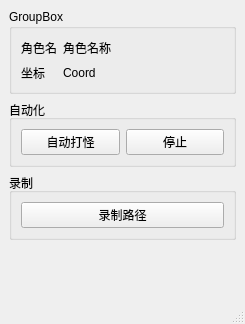
<?xml version="1.0" encoding="UTF-8"?>
<ui version="4.0">
 <class>WoW_Bot</class>
 <widget class="QMainWindow" name="WoW_Bot">
  <property name="geometry">
   <rect>
    <x>0</x>
    <y>0</y>
    <width>245</width>
    <height>324</height>
   </rect>
  </property>
  <property name="windowTitle">
   <string>WoW Bot</string>
  </property>
  <widget class="QWidget" name="centralwidget">
   <layout class="QGridLayout" name="gridLayout">
    <item row="3" column="0">
     <spacer name="verticalSpacer">
      <property name="orientation">
       <enum>Qt::Vertical</enum>
      </property>
      <property name="sizeHint" stdset="0">
       <size>
        <width>20</width>
        <height>40</height>
       </size>
      </property>
     </spacer>
    </item>
    <item row="0" column="0">
     <widget class="QGroupBox" name="groupBox">
      <property name="title">
       <string>GroupBox</string>
      </property>
      <layout class="QGridLayout" name="gridLayout_2">
       <item row="0" column="0">
        <widget class="QLabel" name="label">
         <property name="text">
          <string>角色名</string>
         </property>
        </widget>
       </item>
       <item row="0" column="2">
        <spacer name="horizontalSpacer">
         <property name="orientation">
          <enum>Qt::Horizontal</enum>
         </property>
         <property name="sizeHint" stdset="0">
          <size>
           <width>40</width>
           <height>20</height>
          </size>
         </property>
        </spacer>
       </item>
       <item row="0" column="1">
        <widget class="QLabel" name="playername">
         <property name="text">
          <string>角色名称</string>
         </property>
        </widget>
       </item>
       <item row="1" column="0">
        <widget class="QLabel" name="label_2">
         <property name="text">
          <string>坐标</string>
         </property>
        </widget>
       </item>
       <item row="1" column="1">
        <widget class="QLabel" name="playercoord">
         <property name="text">
          <string>Coord</string>
         </property>
        </widget>
       </item>
      </layout>
     </widget>
    </item>
    <item row="1" column="0">
     <widget class="QGroupBox" name="groupBox_2">
      <property name="title">
       <string>自动化</string>
      </property>
      <layout class="QGridLayout" name="gridLayout_3">
       <item row="0" column="0">
        <widget class="QPushButton" name="autoattack">
         <property name="text">
          <string>自动打怪</string>
         </property>
        </widget>
       </item>
       <item row="0" column="1">
        <widget class="QPushButton" name="stop">
         <property name="text">
          <string>停止</string>
         </property>
        </widget>
       </item>
      </layout>
     </widget>
    </item>
    <item row="2" column="0">
     <widget class="QGroupBox" name="groupBox_3">
      <property name="title">
       <string>录制</string>
      </property>
      <layout class="QGridLayout" name="gridLayout_4">
       <item row="0" column="0">
        <widget class="QPushButton" name="recordpath">
         <property name="text">
          <string>录制路径</string>
         </property>
        </widget>
       </item>
      </layout>
     </widget>
    </item>
   </layout>
  </widget>
  <widget class="QMenuBar" name="menubar">
   <property name="geometry">
    <rect>
     <x>0</x>
     <y>0</y>
     <width>245</width>
     <height>23</height>
    </rect>
   </property>
  </widget>
  <widget class="QStatusBar" name="statusbar"/>
 </widget>
 <resources/>
 <connections/>
</ui>
